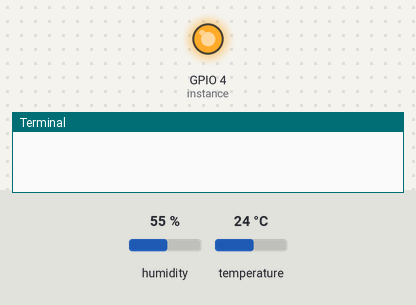
Recording of a program running on a simulated Raspberry Pi (BCM pin numbers). Shown: output pins drawn as LEDs (lit = HIGH), the last lines printed to the terminal. The inputs (shaded band) are chosen by the test bench; at power-on: humidity 55 %, temperature 24 °C.

Above: at 0.01 s.
At 1.2 s:
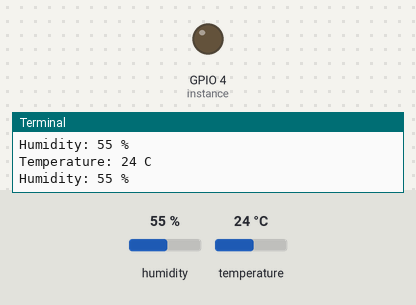
1.3 s: humidity set to 22 %
2.8 s: temperature set to 12 °C
4.3 s: humidity set to 40 %
Timing chart, 0 to 7.3 s (numbered marks = the images above; inputs shaded):
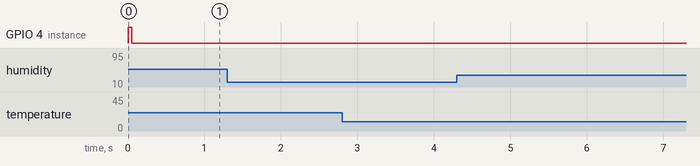

The program:

dht11.py
```python
#! /usr/bin/env python3

import time
import wiringpi as pi

class DHT11Result:
    'DHT11 sensor result returned by DHT11.read() method'

    ERR_NO_ERROR = 0
    ERR_MISSING_DATA = 1
    ERR_CRC = 2

    error_code = ERR_NO_ERROR
    temperature = -1
    humidity = -1

    def __init__(self, error_code, temperature, humidity):
        self.error_code = error_code
        self.temperature = temperature
        self.humidity = humidity

    def is_valid(self):
        return self.error_code == DHT11Result.ERR_NO_ERROR


class DHT11:
    'DHT11 sensor reader class for Raspberry'

    __pin = 0

    def __init__(self, pin):
        self.__pin = pin

    def read(self):
        # RPi.GPIO.setup(self.__pin, RPi.GPIO.OUT)
        pi.pinMode(self.__pin, pi.OUTPUT)

        # send initial high
        # self.__send_and_sleep(RPi.GPIO.HIGH, 0.05)
        self.__send_and_sleep(pi.HIGH, 0.05)

        # pull down to low
        # self.__send_and_sleep(RPi.GPIO.LOW, 0.02)
        self.__send_and_sleep(pi.LOW, 0.02)

        # change to input using pull up
        # RPi.GPIO.setup(self.__pin, RPi.GPIO.IN, RPi.GPIO.PUD_UP)
        pi.pinMode(self.__pin, pi.INPUT)
        pi.pullUpDnControl(self.__pin, pi.PUD_UP)

        # collect data into an array
        data = self.__collect_input()

        # parse lengths of all data pull up periods
        pull_up_lengths = self.__parse_data_pull_up_lengths(data)

        # if bit count mismatch, return error (4 byte data + 1 byte checksum)
        if len(pull_up_lengths) != 40:
            return DHT11Result(DHT11Result.ERR_MISSING_DATA, 0, 0)

        # calculate bits from lengths of the pull up periods
        bits = self.__calculate_bits(pull_up_lengths)

        # we have the bits, calculate bytes
        the_bytes = self.__bits_to_bytes(bits)

        # calculate checksum and check
        checksum = self.__calculate_checksum(the_bytes)
        if the_bytes[4] != checksum:
            return DHT11Result(DHT11Result.ERR_CRC, 0, 0)

        # ok, we have valid data, return it
        return DHT11Result(DHT11Result.ERR_NO_ERROR, the_bytes[2], the_bytes[0])

    def __send_and_sleep(self, output, sleep):
        # RPi.GPIO.output(self.__pin, output)
        pi.digitalWrite(self.__pin, output)
        time.sleep(sleep)

    def __collect_input(self):
        # collect the data while unchanged found
        unchanged_count = 0

        # this is used to determine where is the end of the data
        max_unchanged_count = 100

        last = -1
        data = []
        while True:
            # current = RPi.GPIO.input(self.__pin)
            current = pi.digitalRead(self.__pin)
            data.append(current)
            if last != current:
                unchanged_count = 0
                last = current
            else:
                unchanged_count += 1
                if unchanged_count > max_unchanged_count:
                    break

        return data

    def __parse_data_pull_up_lengths(self, data):
        STATE_INIT_PULL_DOWN = 1
        STATE_INIT_PULL_UP = 2
        STATE_DATA_FIRST_PULL_DOWN = 3
        STATE_DATA_PULL_UP = 4
        STATE_DATA_PULL_DOWN = 5

        state = STATE_INIT_PULL_DOWN

        lengths = [] # will contain the lengths of data pull up periods
        current_length = 0 # will contain the length of the previous period

        for i in range(len(data)):

            current = data[i]
            current_length += 1

            if state == STATE_INIT_PULL_DOWN:
                if current == pi.LOW:
                    # ok, we got the initial pull down
                    state = STATE_INIT_PULL_UP
                    continue
                else:
                    continue
            if state == STATE_INIT_PULL_UP:
                if current == pi.HIGH:
                    # ok, we got the initial pull up
                    state = STATE_DATA_FIRST_PULL_DOWN
                    continue
                else:
                    continue
            if state == STATE_DATA_FIRST_PULL_DOWN:
                if current == pi.LOW:
                    # we have the initial pull down, the next will be the data pull up
                    state = STATE_DATA_PULL_UP
                    continue
                else:
                    continue
            if state == STATE_DATA_PULL_UP:
                if current == pi.HIGH:
                    # data pulled up, the length of this pull up will determine whether it is 0 or 1
                    current_length = 0
                    state = STATE_DATA_PULL_DOWN
                    continue
                else:
                    continue
            if state == STATE_DATA_PULL_DOWN:
                if current == pi.LOW:
                    # pulled down, we store the length of the previous pull up period
                    lengths.append(current_length)
                    state = STATE_DATA_PULL_UP
                    continue
                else:
                    continue

        return lengths

    def __calculate_bits(self, pull_up_lengths):
        # find shortest and longest period
        shortest_pull_up = 1000
        longest_pull_up = 0

        for i in range(0, len(pull_up_lengths)):
            length = pull_up_lengths[i]
            if length < shortest_pull_up:
                shortest_pull_up = length
            if length > longest_pull_up:
                longest_pull_up = length

        # use the halfway to determine whether the period it is long or short
        halfway = shortest_pull_up + (longest_pull_up - shortest_pull_up) / 2
        bits = []

        for i in range(0, len(pull_up_lengths)):
            bit = False
            if pull_up_lengths[i] > halfway:
                bit = True
            bits.append(bit)

        return bits

    def __bits_to_bytes(self, bits):
        the_bytes = []
        byte = 0

        for i in range(0, len(bits)):
            byte = byte << 1
            if (bits[i]):
                byte = byte | 1
            else:
                byte = byte | 0
            if ((i + 1) % 8 == 0):
                the_bytes.append(byte)
                byte = 0

        return the_bytes

    def __calculate_checksum(self, the_bytes):
        return the_bytes[0] + the_bytes[1] + the_bytes[2] + the_bytes[3] & 255


if __name__ == '__main__':
  pi.wiringPiSetupGpio();
  instance = DHT11(pin=4)

  while True:
    result = instance.read()
    if result.is_valid():
      print("Temperature: %d C" % result.temperature)
      print("Humidity: %d %%" % result.humidity)
    time.sleep(1)
```
